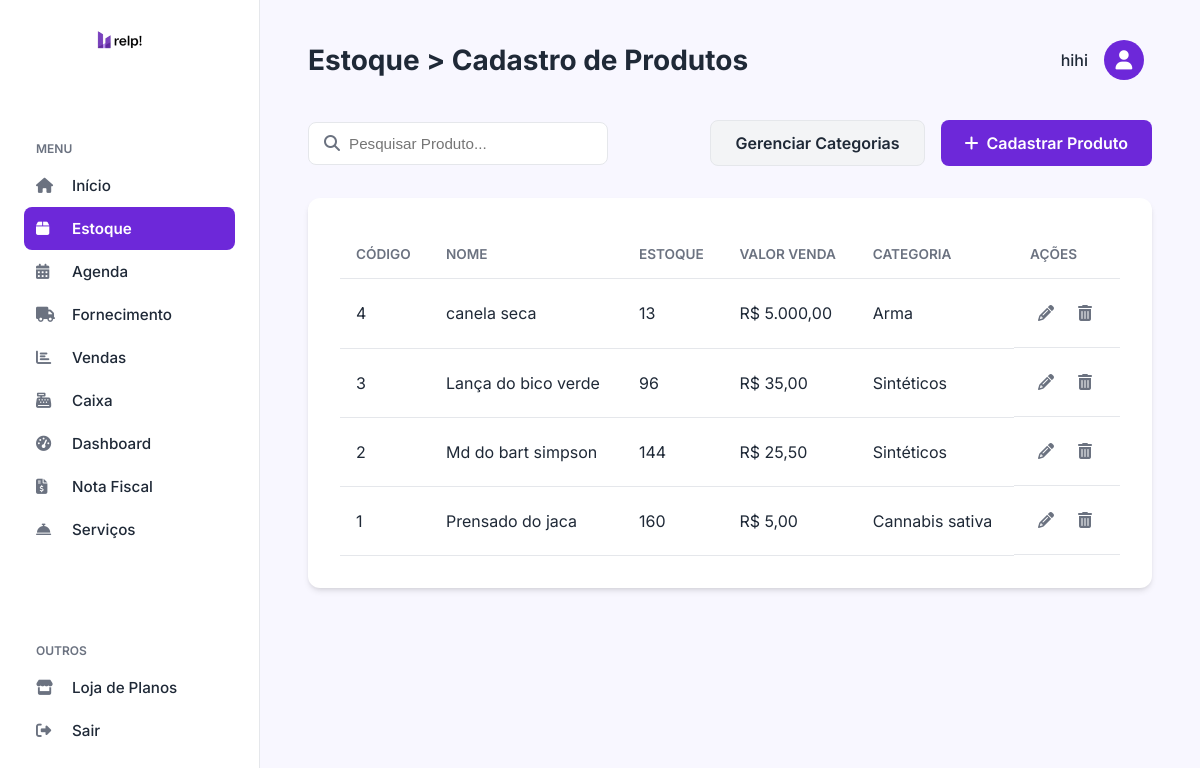
Page /estoque.php (signed in) on the committed database.
### tables this page shows
CREATE TABLE `produtos` (
  `id` int(11) NOT NULL,
  `codigo_barras` varchar(255) DEFAULT NULL,
  `nome` varchar(255) NOT NULL,
  `especificacao` text DEFAULT NULL,
  `quantidade_estoque` int(11) NOT NULL DEFAULT 0,
  `quantidade_minima` int(11) NOT NULL DEFAULT 5,
  `valor_compra` decimal(10,2) NOT NULL,
  `valor_venda` decimal(10,2) NOT NULL,
  `categoria_id` int(11) DEFAULT NULL,
  `fornecedor_id` int(11) DEFAULT NULL,
  `data_cadastro` timestamp NOT NULL DEFAULT current_timestamp()
);

CREATE TABLE `categorias` (
  `id` int(11) NOT NULL,
  `nome` varchar(100) NOT NULL
);

### estoque.php (the view, shortened to what this page needs)
<?php
include_once('config.php');
$produtos = [];
$erro_busca = null;
try {
    $stmt_produtos = $pdo->prepare("SELECT p.*, c.nome as categoria_nome FROM produtos p LEFT JOIN categorias c ON p.categoria_id = c.id ORDER BY p.nome ASC");
    $stmt_produtos->execute();
    $produtos = $stmt_produtos->fetchAll(PDO::FETCH_ASSOC);
} catch (PDOException $e) {
    $erro_busca = "Erro ao buscar dados: " . $e->getMessage();
}
$nome_empresa = $_SESSION['nome_empresa'] ?? 'Empresa';
?>
<!DOCTYPE html>
<html lang="pt-br">
<head>
    <link rel="stylesheet" href="https://cdnjs.cloudflare.com/ajax/libs/font-awesome/6.4.0/css/all.min.css">
    <link rel="stylesheet" href="css/sistema.css">
    <link rel="stylesheet" href="css/estoque.css">
</head>
<body>
    <nav class="sidebar">
        <div class="sidebar-logo">
            <img class="logo" src="img/relplogo.png" alt="Relp! Logo" style="width: 100px;">
        </div>
        <div class="menu-section">
            <h6>MENU</h6>
            <ul class="menu-list">
                <li><a href="sistema.php"><i class="fas fa-home"></i> Início</a></li>
                <li><a href="estoque.php" class="active"><i class="fas fa-box"></i> Estoque</a></li>
                <li><a href="agenda.php"><i class="fas fa-calendar-alt"></i> Agenda</a></li>
                <li><a href="fornecedores.php"><i class="fas fa-truck"></i> Fornecimento</a></li>
                <li><a href="#"><i class="fas fa-chart-bar"></i> Vendas</a></li>
                <li><a href="caixa.php"><i class="fas fa-cash-register"></i> Caixa</a></li>
                <li><a href="#"><i class="fas fa-tachometer-alt"></i> Dashboard</a></li>
                <li><a href="#"><i class="fas fa-file-invoice-dollar"></i> Nota Fiscal</a></li>
                <li><a href="#"><i class="fas fa-concierge-bell"></i> Serviços</a></li>
            </ul>
        </div>
        <div class="menu-section outros">
            <h6>OUTROS</h6>
            <ul class="menu-list">
                <li><a href="#"><i class="fas fa-store"></i> Loja de Planos</a></li>
                <li><a href="sair.php"><i class="fas fa-sign-out-alt"></i> Sair</a></li>
            </ul>
        </div>
    </nav>
    <main class="main-content">
        <header class="main-header">
            <h2>Estoque > Cadastro de Produtos</h2>
            <div class="user-profile"><span><?= htmlspecialchars($nome_empresa) ?></span>
                <div class="avatar"><i class="fas fa-user"></i></div>
            </div>
        </header>
        <div class="actions-container">
            <div class="search-bar">
                <i class="fas fa-search"></i>
                <input type="text" placeholder="Pesquisar Produto...">
            </div>
            <div class="actions-buttons">
                <a href="categorias.php" class="btn-secondary">Gerenciar Categorias</a>
                <a href="produto_formulario.php" class="btn-primary">
                    <i class="fas fa-plus"></i> Cadastrar Produto
                </a>
            </div>
        </div>
        <div class="table-container">
            <table>
                <thead>
                    <tr>
                        <th>Código</th>
                        <th>Nome</th>
                        <th>Estoque</th>
                        <th>Valor Venda</th>
                        <th>Categoria</th>
                        <th>Ações</th>
                    </tr>
                </thead>
                <tbody>
                    <?php if ($erro_busca): ?>
                        <tr>
                            <td colspan="6" class="text-center"><?= htmlspecialchars($erro_busca) ?></td>
                        </tr>
                    <?php elseif (empty($produtos)): ?>
                        <tr>
                            <td colspan="6" class="text-center">Nenhum produto cadastrado ainda.</td>
                        </tr>
                    <?php else: ?>
                        <?php foreach ($produtos as $produto): ?>
                            <tr>
                                <td><?= htmlspecialchars($produto['id']) ?></td>
                                <td><?= htmlspecialchars($produto['nome']) ?></td>
                                <td><?= htmlspecialchars($produto['quantidade_estoque']) ?></td>
                                <td>R$ <?= number_format((float) $produto['valor_venda'], 2, ',', '.') ?></td>
                                <td><?= htmlspecialchars($produto['categoria_nome'] ?? 'N/A') ?></td>
                                <td class="actions">
                                    <a href="produto_formulario.php?id=<?= $produto['id'] ?>" class="btn-action btn-edit">
                                        <i class="fas fa-pencil-alt"></i>
                                    </a>
                                    <a href="excluir_produto.php?id=<?= $produto['id'] ?>" class="btn-action btn-delete">
                                        <i class="fas fa-trash-alt"></i>
                                    </a>
                                </td>
                            </tr>
                        <?php endforeach; ?>
                    <?php endif; ?>
                </tbody>
            </table>
        </div>
    </main>
</body>
</html>

### css/sistema.css (style rules this page uses)
:root { --primary-bg: #F8F7FF; --sidebar-bg: #FFFFFF; --accent-color: #6D28D9; --accent-color-dark: #4C1D95; --text-color: #1F2937; --text-light: #6B7280; --border-color: #E5E7EB; --card-shadow: 0 4px 6px -1px rgb(0 0 0 / 0.1), 0 2px 4px -2px rgb(0 0 0 / 0.1); }
* { margin: 0; padding: 0; box-sizing: border-box; }
body { font-family: 'Inter', sans-serif; background-color: var(--primary-bg); color: var(--text-color); display: flex; height: 100vh; overflow: hidden; }
.sidebar { width: 260px; background-color: var(--sidebar-bg); border-right: 1px solid var(--border-color); display: flex; flex-direction: column; padding: 1.5rem; flex-shrink: 0; }
.sidebar-logo { display: flex; align-items: center; justify-content: center; margin-bottom: 2.5rem; }
.sidebar-logo img { width: 50px; }
.menu-section { margin-bottom: 1.5rem; }
.menu-section h6 { font-size: 0.75rem; font-weight: 600; color: var(--text-light); text-transform: uppercase; padding: 0 0.75rem; margin-bottom: 0.5rem; }
.menu-list { list-style: none; }
.menu-list a { display: flex; align-items: center; padding: 0.75rem; border-radius: 8px; text-decoration: none; color: var(--text-color); font-weight: 500; font-size: 0.95rem; transition: background-color 0.2s ease, color 0.2s ease; }
.menu-list a i { width: 20px; margin-right: 1rem; color: var(--text-light); transition: color 0.2s ease; }
.menu-list a.active { background-color: var(--accent-color); color: #FFFFFF; font-weight: 600; }
.menu-list a.active i { color: #FFFFFF; }
.sidebar .outros { margin-top: auto; }
.main-content { flex-grow: 1; padding: 2rem 3rem; overflow-y: auto; }
.main-header { display: flex; justify-content: space-between; align-items: center; margin-bottom: 2rem; }
.main-header h2 { font-size: 1.75rem; font-weight: 700; }
.user-profile { display: flex; align-items: center; gap: 1rem; cursor: pointer; padding: 0.5rem; border-radius: 8px; }
.user-profile span { font-weight: 500; }
.user-profile .avatar { width: 40px; height: 40px; background-color: var(--accent-color); border-radius: 50%; color: white; display: flex; align-items: center; justify-content: center; font-size: 1.2rem; }

### css/estoque.css (style rules this page uses)
.main-content .actions-container { display: flex; justify-content: space-between; align-items: center; margin-bottom: 2rem; }
.main-content .search-bar { position: relative; width: 300px; }
.main-content .search-bar input { width: 100%; padding: 0.75rem 0.75rem 0.75rem 2.5rem; border: 1px solid var(--border-color); border-radius: 8px; font-size: 0.95rem; }
.main-content .search-bar i { position: absolute; left: 1rem; top: 50%; transform: translateY(-50%); color: var(--text-light); }
.main-content .btn-primary { background-color: var(--accent-color); color: white; padding: 0.75rem 1.5rem; border-radius: 8px; text-decoration: none; font-weight: 600; display: flex; align-items: center; gap: 0.5rem; transition: background-color 0.2s ease; }
.main-content .table-container { background-color: var(--sidebar-bg); border-radius: 12px; padding: 2rem; box-shadow: var(--card-shadow); }
.main-content table { width: 100%; border-collapse: collapse; }
.main-content th, .main-content td { padding: 1rem; text-align: left; border-bottom: 1px solid var(--border-color); }
.main-content th { font-size: 0.85rem; font-weight: 600; text-transform: uppercase; color: var(--text-light); }
.main-content td.actions { display: flex; gap: 0.5rem; }
.main-content .btn-action { color: var(--text-light); padding: 0.5rem; border-radius: 4px; }
.actions-buttons { display: flex; gap: 1rem; }
.btn-secondary { background-color: #F3F4F6; color: var(--text-color); padding: 0.75rem 1.5rem; border-radius: 8px; text-decoration: none; font-weight: 600; display: flex; align-items: center; gap: 0.5rem; border: 1px solid var(--border-color); transition: background-color 0.2s ease; }

### rows in the picture
produtos: id "4", nome "canela seca", quantidade_estoque "13", valor_venda "5.000,00", categoria.nome "Arma"
produtos: id "3", nome "Lança do bico verde", quantidade_estoque "96", valor_venda "35,00", categoria.nome "Sintéticos"
produtos: id "2", nome "Md do bart simpson", quantidade_estoque "144", valor_venda "25,50", categoria.nome "Sintéticos"
produtos: id "1", nome "Prensado do jaca", quantidade_estoque "160", valor_venda "5,00", categoria.nome "Cannabis sativa"

### other values in the picture
$nome_empresa "hihi"
